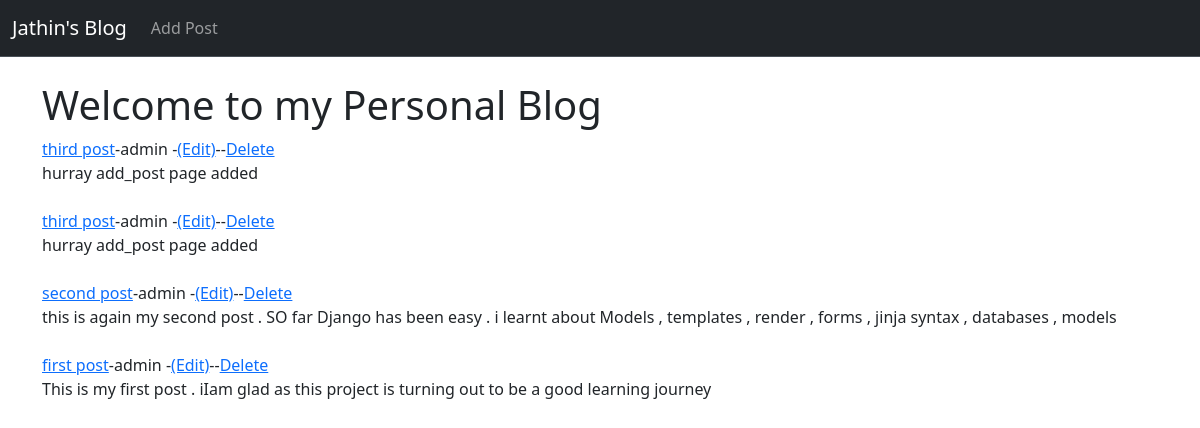
The app's page /, older data.
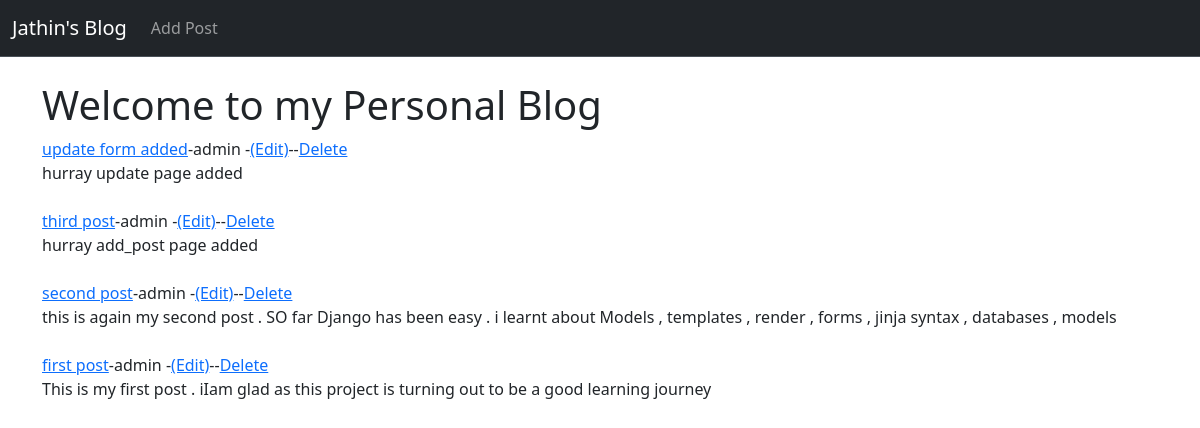
The same page, newer data.
### post/models.py (models this page shows, shortened)
class Post(models.Model):
    title = models.CharField(max_length=50)
    title_tag=models.CharField(max_length=20, null=True)
    author = models.ForeignKey(User, on_delete=models.CASCADE)
    body = models.TextField()
    post_time=models.TimeField(auto_now_add=True)
    post_date=models.DateField(auto_now_add=True)

### post/views.py (the view)
# urls.py: path('',Homeview.as_view(),name='home' ),
class Homeview(ListView):
    model= Post
    template_name='index.html'
    ordering='-id'

### post/templates/index.html (shortened to what this page needs)
{% extends 'base.html' %}
{% block content %}
    <h1>Welcome to my Personal Blog</h1>
    {% for post in object_list %}
<a href="{% url 'articleview' post.id %}">{{post.title}}</a>-{{post.author}} -<a href="{% url 'updatepost' post.id %}">(Edit)</a>--<a href="{% url 'deletepost' post.id %}">Delete</a><br>
{{post.body}} <br> <br>
    {% endfor %}
    {% endblock %}

Row changes from the older to the newer data that the page shows:
changed Post: title "third post" → "update form added"; body "hurray add_post page added" → "hurray update page added"
